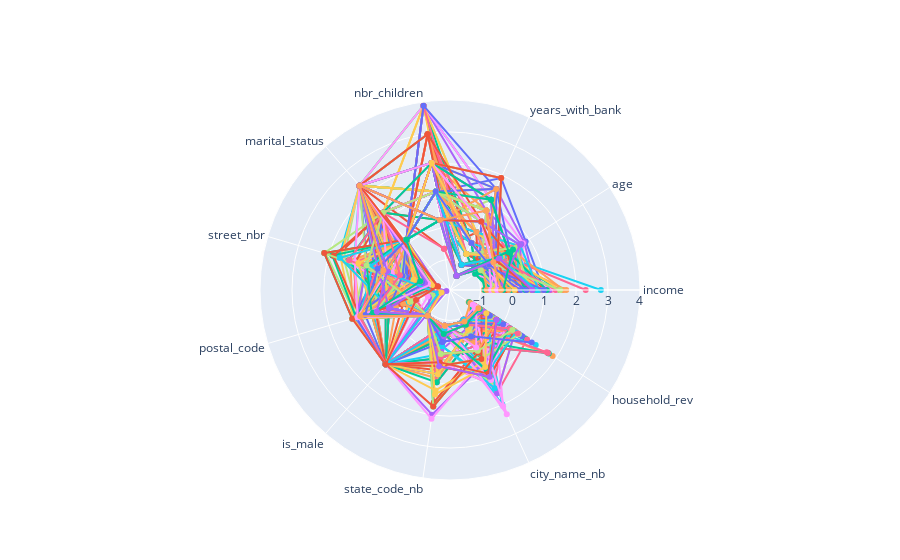

The notebook cell saved with this chart:
### Code cell
r = []
for i in range(len(X_scaled)):
    if y_km[i]==3:
        r.append(X_scaled.loc[i].values.tolist())
radar_plots(r)
